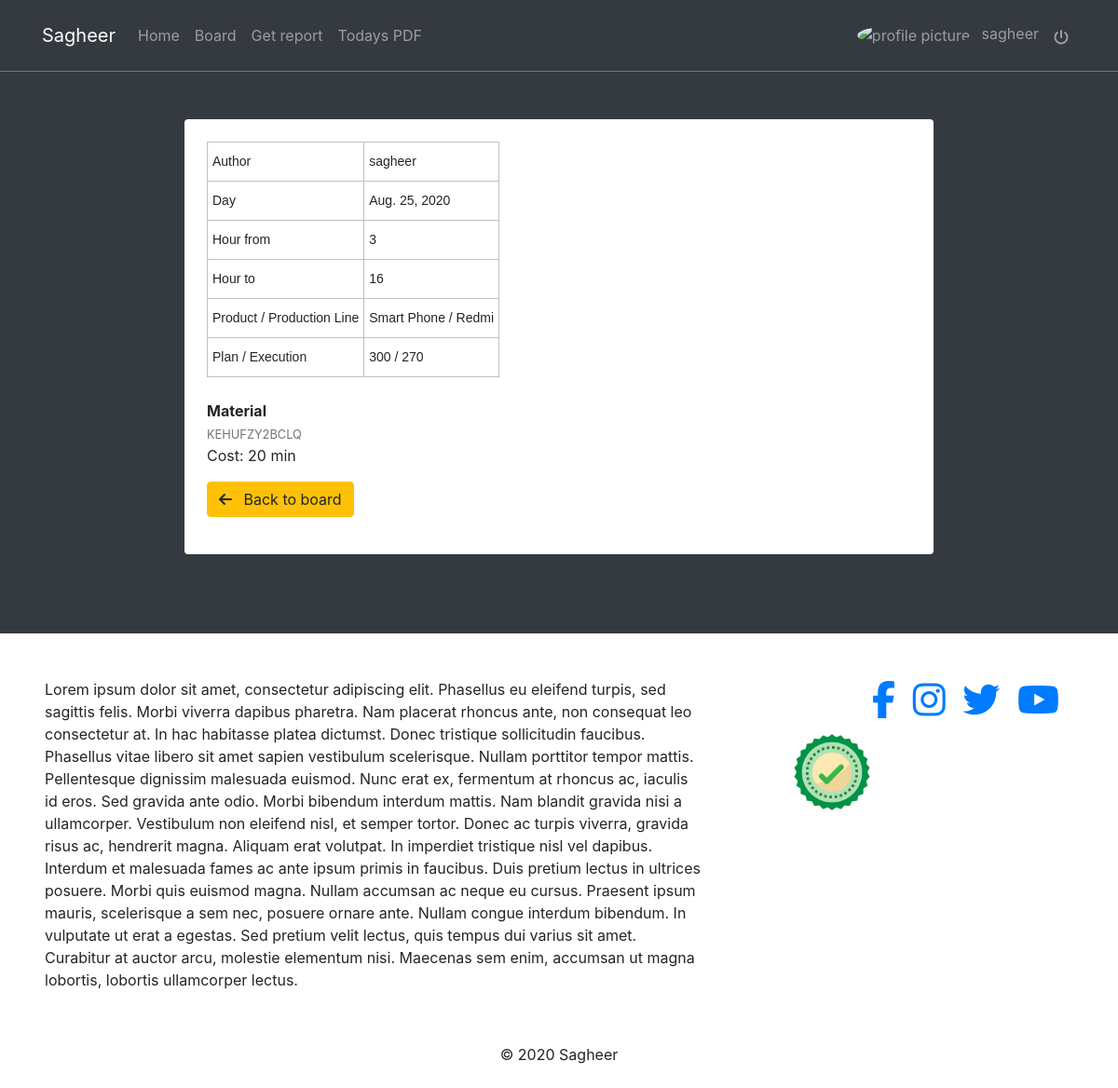
Screenshot of /posts/14/6/detail/ (signed in) with the database file from the repository.
### posts/models.py (models this page shows, shortened)
class Post(models.Model):
    author = models.ForeignKey(Profile, on_delete=models.CASCADE)
    liked = models.ManyToManyField(Profile, related_name="liked", blank=True)
    updated = models.DateTimeField(auto_now=True)
    created = models.DateTimeField(auto_now_add=True)

class ProblemPost(Post):
    report = models.ForeignKey(Report, on_delete=models.CASCADE)
    problem_reported = models.ForeignKey(
        ProblemReported, on_delete=models.CASCADE)
    objects = PostManager()

### profiles/models.py (models this page shows)
class Profile(models.Model):
    user=models.OneToOneField(User,on_delete=models.CASCADE)
    bio=models.TextField()
    profile_picture=models.ImageField(upload_to=get_upload_path,default='uploads/profile/img/avatar.png',validators=[FileExtensionValidator(['png','jpg','jpeg'])])
    website=models.CharField(max_length=220)
    updated=models.DateTimeField(auto_now=True)
    created=models.DateTimeField(auto_now_add=True)
    def __str__(self):
        return "{}".format(self.user)

### reports/models.py (models this page shows, shortened)
class Report(models.Model):
    day=models.DateField(default=timezone.now)
    start_hour=models.CharField(max_length=2,choices=hours)
    end_hour=models.CharField(max_length=2,choices=hours)
    user=models.ForeignKey(User,on_delete=models.CASCADE)
    product=models.ForeignKey(Product,on_delete=models.CASCADE)
    plan=models.PositiveIntegerField()
    execution=models.PositiveIntegerField()
    production_line=models.ForeignKey(ProductionLine,on_delete=models.CASCADE)
    updated=models.DateTimeField(auto_now=True)
    created=models.DateTimeField(auto_now_add=True)
    objects=ReportManager()
    class Meta:
        ordering=['-created']

class ProblemReported(models.Model):
    category=models.ForeignKey(Category,on_delete=models.CASCADE)
    description=models.TextField()
    problem_id=models.CharField(max_length=12,unique=True,blank=True,default=random_code)
    breakdown=models.PositiveIntegerField()
    public=models.BooleanField(default=False)
    user=models.ForeignKey(User,on_delete=models.CASCADE)
    report=models.ForeignKey(Report,on_delete=models.CASCADE)
    updated=models.DateTimeField(auto_now=True)
    created=models.DateTimeField(auto_now_add=True)
    objects=ProblemReportedManager()

### products/models.py (models this page shows)
class Product(models.Model):
    name=models.CharField(max_length=220)
    description=models.TextField(blank=True,null=True)
    short_code=models.CharField(max_length=20)
    updated=models.DateTimeField(auto_now=True)
    created=models.DateTimeField(auto_now_add=True)
    def __str__(self):
        return self.name

### areas/models.py (models this page shows)
class ProductionLine(models.Model):
    name=models.CharField(max_length=220)
    team_leader=models.ForeignKey(Profile,on_delete=models.CASCADE)
    products=models.ManyToManyField(Product)
    def __str__(self):
        return self.name

### category/models.py (models this page shows)
class Category(models.Model):
    name=models.CharField(max_length=100)
    description=models.TextField(blank=True)
    updated=models.DateTimeField(auto_now=True)
    created=models.DateTimeField(auto_now_add=True)
    def __str__(self):
        return self.name
    class Meta:
        verbose_name="Category"
        verbose_name_plural="Categories"

### posts/views.py (the view)
# urls.py: path('<pk1>/<pk>/detail/', ProblemDetailPost.as_view(), name="pp-detail"),
class ProblemDetailPost(LoginRequiredMixin, DetailView):
    model = ProblemPost
    template_name = 'posts/detail.html'
    pk_url_kwarg = 'pk1'

### profiles/context_processors.py (called while the page is built)
def profile_pic(request):
    if request.user.is_authenticated:
        user=request.user
        try:
            profile_obj=Profile.objects.get(user=user)
            pic=profile_obj.profile_picture
        except Profile.DoesNoTExist:
            pic=None
        return {'picture':pic}
    return {}

def get_profile(request):
    if request.user.is_authenticated:
        user=request.user
        try:
            profile_obj=Profile.objects.get(user=user)
        except Profile.DoesNotExist:
            pic=None
        return {"profile":profile_obj}
    return {}

### posts/templates/posts/detail.html (shortened to what this page needs)
{% extends 'base.html' %}
{% load crispy_forms_tags %}
{% block content %}
<div class="col-9 mx-auto p-5">
<div class="bg-white p-4 rounded">
{% if object.report %}
    <table class="tg">
    <tr>
        <th class="tg-ve35">Author</th>
        <th class="tg-wo29">{{ object.author }}</th>
    </tr>
    <tr>
        <td class="tg-wo29">Day</td>
        <td class="tg-wo29">{{ object.report.day }}</td>
    </tr>
    <tr>
        <td class="tg-wo29">Hour from</td>
        <td class="tg-wo29">{{ object.report.start_hour }}</td>
    </tr>
    <tr>
        <td class="tg-wo29">Hour to</td>
        <td class="tg-wo29">{{ object.report.end_hour }}</td>
    </tr>
        <tr>
        <td class="tg-wo29">Product / Production Line</td>
        <td class="tg-wo29">{{ object.report.product }} / {{ object.report.production_line }}</td>
    </tr>
        <tr>
        <td class="tg-wo29">Plan / Execution</td>
        <td class="tg-wo29">{{ object.report.plan }} / {{ object.report.execution }}</td>
    </tr>
    </table>
    <br>
    <strong>{{ object.problem_reported.category }}</strong>
    <br>
    <small class="text-muted">{{object.problem_reported.problem_id }}</small>
    <br>
    Cost: {{object.problem_reported.breakdown }} min
{% else %}
    {% if object.image %}
        <div class="mb-3"><Img class="w-100" src="{{object.image.url}}"></div>
    {% endif %}
    <h5>{{object.title}}</h5>
    <p>{{object.description}}</p>
{% endif %}
<div class="row">
    <div class="col-2 my-3">
        <a href="{% url 'posts:post-list' %}">
            <button class="btn btn-warning">
            <i class="fas fa-arrow-left mr-2"></i> Back to board
            </button>
        </a>
    </div>
</div>
</div>
</div>
{% endblock content %}

### templates/navbar.html (shortened to what this page needs)
{% url 'profiles:profile-view' as path_profiles %}
{% url 'reports:home' as path_home %}
{% url 'posts:post-list' as path_board %}
{% url 'reports:select-view' as path_report %}
<nav class="navbar navbar-icon-top navbar-expand-lg navbar-dark bg-dark border-bottom border-secondary fixed-top py-3">
    <div class="container">
        <a class="navbar-brand" href="{{ path_home }}">Sagheer</a>
        <div class="collapse navbar-collapse" id="navbarSupportedContent">
            <ul class="navbar-nav mr-auto">
                <li class="nav-item {% if request.path == path_home %}active{% endif %}">
                    <a class="nav-link" href="{% url 'reports:home'%}">Home</a>
                </li>
                <li class="nav-item {% if request.path == path_board %}active{% endif %}">
                    <a class="nav-link" href="{% url 'posts:post-list' %}">Board</a>
                </li>
                <li class="nav-item {% if request.path == path_report %}active{% endif %}">
                    <a class="nav-link" href="{% url 'reports:select-view' %}">Get report</a>
                </li>
                <li class="nav-item">
                    <a class="nav-link" href="{% url 'reports:pdf' %}">Todays PDF</a>
                </li>
            </ul>
            <ul class="navbar-nav">
                {% if request.user.is_authenticated %}
                    <li class="nav-item {% if request.path == path_profiles %}active{% endif %}">
                        <a class="nav-link" href="{% url 'profiles:profile-view' %}">
                            <img style="height:35px;width:35px; border-radius: 50%;" src="{{picture.url}}" class="img-avatar" alt="profile picture">
                            <span class="ml-2">{{request.user}}</span>
                        </a>
                    </li>
                    <li class="nav-item">
                        <a class="nav-link" href="{% url 'account_logout'%}"><i class="fas fa-power-off mt-2"></i></a>
                    </li>
                    {% else %}
                     <li class="nav-item">
                        <a class="nav-link" href="{% url 'account_login'%}"><i class="fa fa-sign-in-alt"></i></a>
                    </li>
                {% endif %}
            </ul>
        </div>
    </div>
</nav>

### static_project/css/style.css (style rules this page uses)
.img-avatar { height:35px; width:35px; border-radius: 50%; }

### posts/templates/posts/detail.html (style rules this page uses)
.tg { border-collapse:collapse;border-spacing:0; }
.tg td { font-family:Arial, sans-serif;font-size:14px;padding:10px 5px;border-style:solid;border-width:1px;overflow:hidden;word-break:normal;border-color:black; }
.tg th { font-family:Arial, sans-serif;font-size:14px;font-weight:normal;padding:10px 5px;border-style:solid;border-width:1px;overflow:hidden;word-break:normal;border-color:black; }
.tg .tg-ve35 { border-color:#c0c0c0;text-align:left;vertical-align:middle }
.tg .tg-wo29 { border-color:#c0c0c0;text-align:left;vertical-align:top }

### rows the page displays
Post: author "sagheer"
ProblemPost: report.day "Aug. 25, 2020", report.start_hour "3", report.end_hour "16", report.product "Smart Phone", report.production_line "Redmi", report.plan "300", report.execution "270", problem_reported.category "Material", problem_reported.problem_id "KEHUFZY2BCLQ", problem_reported.breakdown "20"

### other values shown
{{ request.user }} "sagheer"
